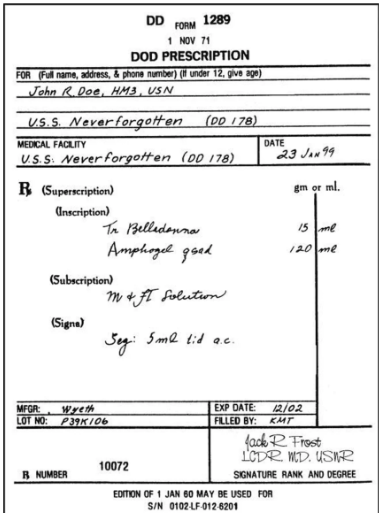
#> input picture example.png, 390 x 513 px
$ python -i layout_agent.py   (imports and definitions only)
#> lines starting #> are read from the running program, lines starting #| are printed output that depends on the picture; after the words box and inside, x2 and y2 are one past the last pixel; in counts of white or black regions, pixels touching at a corner belong together
#> further down, picture is the input picture: shape (513, 390, 3); mean R, G, B 232.4, 232.4, 232.4
"""
Step 1: Layout Analysis for Medical Handwriting
Identifies text regions, prescription areas, and document structure
"""

import sys
import os
from pathlib import Path
import cv2
import numpy as np
from PIL import Image
import matplotlib.pyplot as plt

# Add root directory to path
root_dir = Path(__file__).parent.parent if Path(__file__).parent.name == "agents" else Path(__file__).parent
sys.path.insert(0, str(root_dir))

from data_wrapper import MedicalDatasetWrapper


class LayoutAnalyzer:
    """Simple layout analyzer for medical documents"""

    def __init__(self):
        self.results = []

    def analyze_image(self, image_pil):
        """
        Analyze layout of a medical document image

        Args:
            image_pil: PIL Image

        Returns:
            Dictionary with layout information
        """
        # Convert PIL to OpenCV
        image_cv = cv2.cvtColor(np.array(image_pil), cv2.COLOR_RGB2BGR)
        height, width = image_cv.shape[:2]
#> height = 513; width = 390

        # Convert to grayscale
        gray = cv2.cvtColor(image_cv, cv2.COLOR_BGR2GRAY)

        # Apply threshold to find text regions
        _, binary = cv2.threshold(gray, 0, 255, cv2.THRESH_BINARY_INV + cv2.THRESH_OTSU)
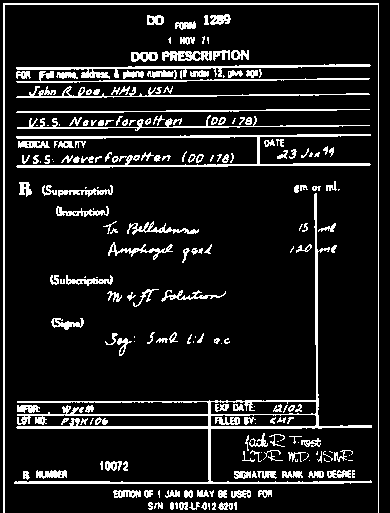
#> binary: shape (513, 390); 11.6% white in thin lines or dots

        # Find contours (text regions)
        contours, _ = cv2.findContours(binary, cv2.RETR_EXTERNAL, cv2.CHAIN_APPROX_SIMPLE)
#> contours = 200 contours, 101 with area under 20; largest, box (x1, y1, x2, y2) and area: (14, 193, 372, 484) 5038, (16, 134, 371, 168) 1223, (3, 3, 379, 513) 884, (16, 64, 371, 79) 808, (16, 86, 370, 98) 456

        # Extract text regions
        text_regions = []
        for contour in contours:
            x, y, w, h = cv2.boundingRect(contour)
            area = w * h

            # Filter small regions (noise)
            if area > 500:  # Minimum area for text
                text_regions.append({
                    'bbox': (x, y, w, h),
                    'area': area,
                    'center': (x + w//2, y + h//2)
                })
#> this loop made 200 passes
#> (x, y, w, h, area) on passes 2 to 4: (234, 502, 3, 8, 24), (218, 502, 15, 8, 120), (212, 502, 4, 8, 32)
#> after the loop, text_regions = 14 items

        # Identify document sections based on position
        sections = self._identify_sections(text_regions, height, width)
#> the loop in _identify_sections, `for region in regions:` made 14 passes
#> (x, y, w, h, y_position) on passes 1 to 12: (161, 290, 65, 12, 0.565), (66, 275, 47, 11, 0.536), (108, 242, 65, 18, 0.472), (127, 221, 72, 14, 0.431), (56, 206, 53, 11, 0.402), (14, 193, 358, 291, 0.376), (58, 185, 55, 12, 0.361), (16, 134, 355, 34, 0.261), (17, 115, 353, 16, 0.224), (16, 109, 354, 4, 0.212), (16, 86, 354, 12, 0.168), (16, 71, 354, 12, 0.138)
#> sections = 5 items

        # Calculate layout confidence
        confidence = min(1.0, len(text_regions) / 10)  # More regions = higher confidence
#> confidence = 1

        return {
            'image_size': (width, height),
            'num_text_regions': len(text_regions),
            'text_regions': text_regions,
            'sections': sections,
            'confidence': confidence,
            'has_prescription': len(sections.get('prescription', [])) > 0,
            'has_patient_info': len(sections.get('patient_info', [])) > 0
        }

    def _identify_sections(self, regions, height, width):
        """
        Identify different sections of medical document based on position
        """
        sections = {
            'patient_info': [],      # Top of document
            'prescription': [],      # Middle (main content)
            'dosage_instructions': [],  # Lower middle
            'signature': [],         # Bottom
            'unknown': []
        }

        for region in regions:
            x, y, w, h = region['bbox']
            y_position = y / height  # Relative vertical position (0 to 1)

            if y_position < 0.2:  # Top 20%
                sections['patient_info'].append(region)
            elif y_position < 0.6:  # Middle 40%
                sections['prescription'].append(region)
            elif y_position < 0.85:  # Lower middle
                sections['dosage_instructions'].append(region)
            elif y_position >= 0.85:  # Bottom 15%
                sections['signature'].append(region)
            else:
                sections['unknown'].append(region)

        return sections

    # [166 lines left out: functions draw_layout, draw_boxes_cv, main, not called in this run]


# [7 lines not run here, left out]

>>> import cv2
>>> picture = cv2.cvtColor(cv2.imread('../example.png'), cv2.COLOR_BGR2RGB)
>>> result = LayoutAnalyzer().analyze_image(picture)
#> result = 7 items
